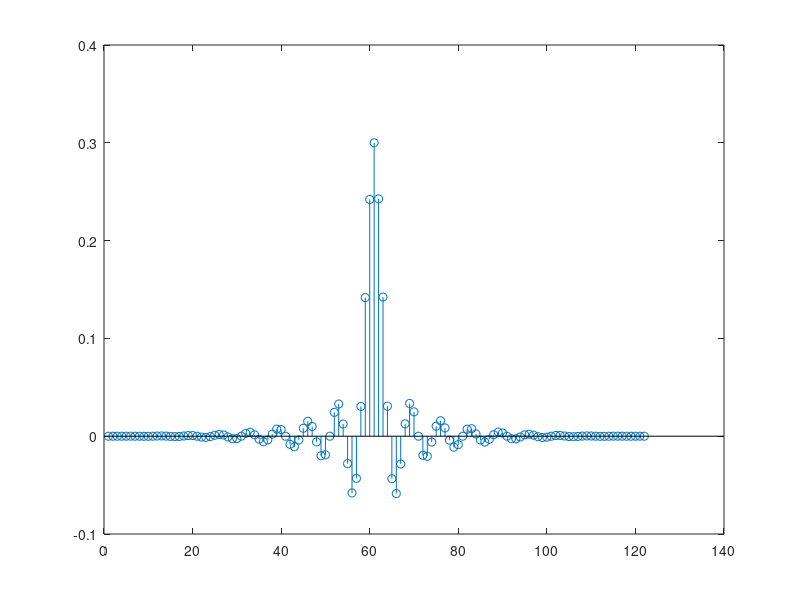

Write MATLAB code to recreate this figure.
%% Filter Design the Watermelon Algorithm
%

%%
% Initialization

clear all;
clc;

%%
% Code start

disp('Function Start');

%%
% Inputs to the System

%%
%

%n = 1:10;
n = 100;

%%
% STOP Band Frequency
Ws =  0.35*pi;

%%
% Del 'S'

dels = 0.005;


%%
% PASS Band Frequency
Wp = 0.25*pi;


%%
%

Wc = (Ws + Wp) / 2;

%%
%
delta = Ws - Wp;

%%
% Peak of First Side Lobe

slp = -20 * log(dels) / log(10);
% slp
%%
%

fpv = [13 27 32 43 58];

%%
flag_rect = false;
flag_barlett = false;
flag_hanning = false;
flag_hamming = false;
flag_blackman = false;

classifier = 0;
%%
if (slp <= fpv(1))
    
     classifier = 1;    

end


%%
if (slp > fpv(1) && slp <= fpv(2))
    classifier = 2;
end


%%
if (slp > fpv(2) && slp <= fpv(3))
    classifier = 3;
end

%%
if (slp > fpv(3) && slp <= fpv(4))
    classifier = 4;
end

%%
if (slp > fpv(4) && slp <= fpv(5))
    classifier = 5;
end
%%

switch(classifier)
   
    case 1
        flag_rect = true;
      
          
    case 2 
        flag_barlett = true;
      
        
    case 3
        flag_hanning = true;
      
        
    case 4
        flag_hamming = true;
      
        
    case 5
        flag_blackman = true;
      
        
    case 0
        disp('Defaulted Case, Filter unable to be designed')
               
end


%%

if (flag_rect == 1)
    disp('Designing Rectangular Window');
    N = 4*pi/delta;
    alpha = (N-1)/2;
%%
%
r=rem(alpha,1);
%%
%
if r>0
    
    alpha = alpha-r;
   
    if rem(alpha,2)
        
        alpha = alpha + 2;
    else
        
        alpha = alpha + 1;
    end
    
else 
    
    if rem(alpha,2)
        alpha = alpha;
        
    else
        
        alpha = alpha + 1;
    end
    
end
    
    window = rectwin(2*alpha);
    
end
%%

if (flag_barlett)
    disp('Designing Barlett Window');
    N = 8*pi/delta;
    alpha = (N-1)/2;
%%
%
r=rem(alpha,1);
%%
%
if r>0
    
    alpha = alpha-r;
   
    if rem(alpha,2)
        
        alpha = alpha + 2;
    else
        
        alpha = alpha + 1;
    end
    
else 
    
    if rem(alpha,2)
        alpha = alpha;
        
    else
        
        alpha = alpha + 1;
    end
    
end
    
    window = bartlett(2*alpha);
    
end
%%

if (flag_hanning)
    
    disp('Designing Hanning Window');
    N = 8*pi/delta;
    alpha = (N-1)/2;
%%
%
r=rem(alpha,1);
%%
%
if r>0
    
    alpha = alpha-r;
   
    if rem(alpha,2)
        
        alpha = alpha + 2;
    else
        
        alpha = alpha + 1;
    end
    
else 
    
    if rem(alpha,2)
        alpha = alpha;
        
    else
        
        alpha = alpha + 1;
    end
    
end
    
    window = hann(2*alpha);
    
end
%%

if (flag_hamming)
    disp('Designing Hamming Window');
    N = 8*pi/delta;
    alpha = (N-1)/2;
%%
%
r=rem(alpha,1);
%%
%
if r>0
    
    alpha = alpha-r;
   
    if rem(alpha,2)
        
        alpha = alpha + 2;
    else
        
        alpha = alpha + 1;
    end
    
else 
    
    if rem(alpha,2)
        alpha = alpha;
        
    else
        
        alpha = alpha + 1;
    end
    
end
    
    window = hamming(2*alpha);
    
    
end
%%

if (flag_blackman)
    disp('Designing Blackman Window');
    N = 12*pi/delta;
    alpha = (N-1)/2;
%%
%
r=rem(alpha,1);
%%
%
if r>0
    
    alpha = alpha-r;
   
    if rem(alpha,2)
        
        alpha = alpha + 2;
    else
        
        alpha = alpha + 1;
    end
    
else 
    
    if rem(alpha,2)
        alpha = alpha;
        
    else
        
        alpha = alpha + 1;
    end
    
end
    
    window = blackman(2*alpha);
    
end

%%
%

for ktb = 1:(2*alpha)

hd(ktb) = (Wc * sin(Wc*(ktb-alpha)))/(pi*(ktb-alpha));
end

for ktb = 1:(2*alpha)
% ktb
H(ktb) = hd(ktb) * window(ktb);

end

H(alpha) = Wc/pi;


t = 1:(2*alpha);
stem(t,H)